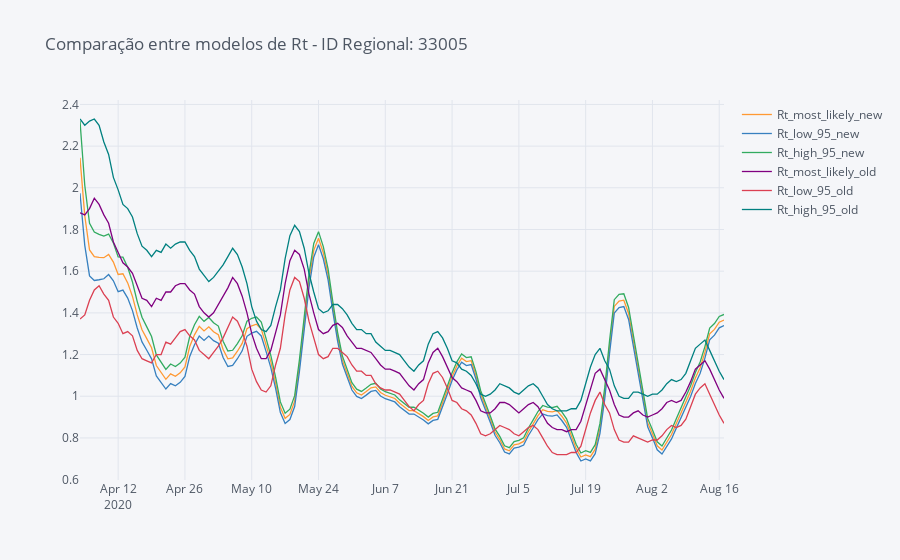

Notebook code for this chart:
### Code cell
plot = rt_new[rt_new["health_region_id"] == health_region_id].set_index("last_updated")[["Rt_most_likely", 
                                                                                         "Rt_low_95", 
                                                                                         "Rt_high_95"]].join(
    rt_old[rt_old["health_region_id"] == health_region_id].set_index("last_updated")[["Rt_most_likely",
                                                                                      "Rt_low_95",
                                                                                      "Rt_high_95"]],
    how="inner",
    lsuffix="_new", rsuffix="_old"
)
plot.iplot(title=f"Comparação entre modelos de Rt - ID Regional: {health_region_id}")

### Figure 1 — Plotly figure (JSON) as saved in the notebook; plotly's stock layout.template omitted (floating-point values rounded to 4 significant figures; data arrays with more than 128 entries replaced by an {"elided": "..."} marker saying what was removed)
{"data": [{"line": {"color": "rgba(255, 153, 51, 1.0)", "dash": "solid", "shape": "linear", "width": 1.3}, "mode": "lines", "name": "Rt_most_likely_new", "text": "", "type": "scatter", "x": {"elided": "136 str values"}, "y": {"elided": "136 float values"}}, {"line": {"color": "rgba(55, 128, 191, 1.0)", "dash": "solid", "shape": "linear", "width": 1.3}, "mode": "lines", "name": "Rt_low_95_new", "text": "", "type": "scatter", "x": {"elided": "136 str values"}, "y": {"elided": "136 float values"}}, {"line": {"color": "rgba(50, 171, 96, 1.0)", "dash": "solid", "shape": "linear", "width": 1.3}, "mode": "lines", "name": "Rt_high_95_new", "text": "", "type": "scatter", "x": {"elided": "136 str values"}, "y": {"elided": "136 float values"}}, {"line": {"color": "rgba(128, 0, 128, 1.0)", "dash": "solid", "shape": "linear", "width": 1.3}, "mode": "lines", "name": "Rt_most_likely_old", "text": "", "type": "scatter", "x": {"elided": "136 str values"}, "y": {"elided": "136 float values"}}, {"line": {"color": "rgba(219, 64, 82, 1.0)", "dash": "solid", "shape": "linear", "width": 1.3}, "mode": "lines", "name": "Rt_low_95_old", "text": "", "type": "scatter", "x": {"elided": "136 str values"}, "y": {"elided": "136 float values"}}, {"line": {"color": "rgba(0, 128, 128, 1.0)", "dash": "solid", "shape": "linear", "width": 1.3}, "mode": "lines", "name": "Rt_high_95_old", "text": "", "type": "scatter", "x": {"elided": "136 str values"}, "y": {"elided": "136 float values"}}], "layout": {"legend": {"bgcolor": "#F5F6F9", "font": {"color": "#4D5663"}}, "paper_bgcolor": "#F5F6F9", "plot_bgcolor": "#F5F6F9", "title": {"font": {"color": "#4D5663"}, "text": "Comparação entre modelos de Rt - ID Regional: 33005"}, "xaxis": {"gridcolor": "#E1E5ED", "showgrid": true, "tickfont": {"color": "#4D5663"}, "title": {"font": {"color": "#4D5663"}, "text": ""}, "zerolinecolor": "#E1E5ED"}, "yaxis": {"gridcolor": "#E1E5ED", "showgrid": true, "tickfont": {"color": "#4D5663"}, "title": {"font": {"color": "#4D5663"}, "text": ""}, "zerolinecolor": "#E1E5ED"}}}
